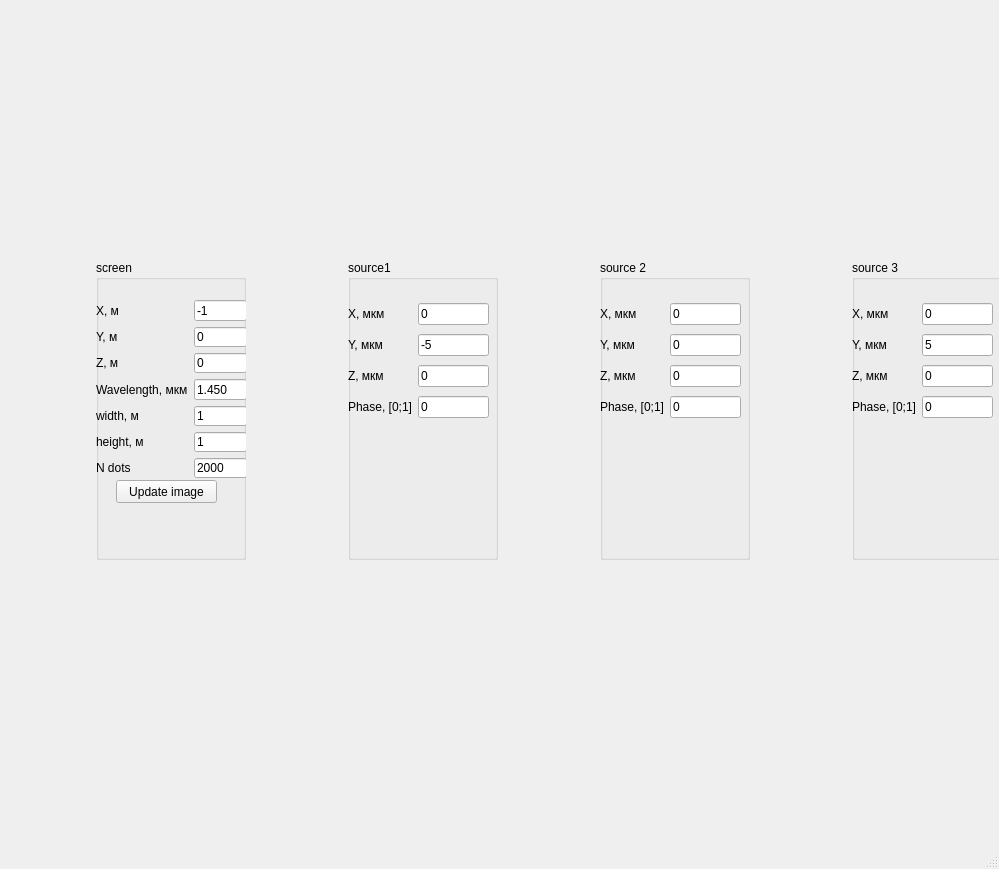
<?xml version="1.0" encoding="UTF-8"?>
<ui version="4.0">
 <class>MainWindow</class>
 <widget class="QMainWindow" name="MainWindow">
  <property name="geometry">
   <rect>
    <x>0</x>
    <y>0</y>
    <width>999</width>
    <height>869</height>
   </rect>
  </property>
  <property name="windowTitle">
   <string>MainWindow</string>
  </property>
  <widget class="QWidget" name="centralwidget">
   <widget class="QWidget" name="verticalLayoutWidget_5">
    <property name="geometry">
     <rect>
      <x>0</x>
      <y>0</y>
      <width>1101</width>
      <height>821</height>
     </rect>
    </property>
    <layout class="QVBoxLayout" name="layout1">
     <item>
      <layout class="QHBoxLayout" name="horizontalLayout_5">
       <property name="sizeConstraint">
        <enum>QLayout::SetFixedSize</enum>
       </property>
       <item>
        <widget class="QGroupBox" name="groupBox_4">
         <property name="sizePolicy">
          <sizepolicy hsizetype="Fixed" vsizetype="Fixed">
           <horstretch>0</horstretch>
           <verstretch>0</verstretch>
          </sizepolicy>
         </property>
         <property name="minimumSize">
          <size>
           <width>150</width>
           <height>300</height>
          </size>
         </property>
         <property name="title">
          <string>screen</string>
         </property>
         <widget class="QWidget" name="gridLayoutWidget">
          <property name="geometry">
           <rect>
            <x>0</x>
            <y>40</y>
            <width>151</width>
            <height>178</height>
           </rect>
          </property>
          <layout class="QGridLayout" name="gridLayout">
           <item row="1" column="0">
            <widget class="QLabel" name="label_2">
             <property name="text">
              <string>Y, м</string>
             </property>
            </widget>
           </item>
           <item row="0" column="0">
            <widget class="QLabel" name="label_4">
             <property name="text">
              <string>X, м</string>
             </property>
            </widget>
           </item>
           <item row="1" column="1">
            <widget class="QLineEdit" name="y0">
             <property name="text">
              <string>0</string>
             </property>
            </widget>
           </item>
           <item row="2" column="1">
            <widget class="QLineEdit" name="z0">
             <property name="text">
              <string>0</string>
             </property>
            </widget>
           </item>
           <item row="2" column="0">
            <widget class="QLabel" name="label">
             <property name="text">
              <string>Z, м</string>
             </property>
            </widget>
           </item>
           <item row="3" column="1">
            <widget class="QLineEdit" name="wavelength">
             <property name="text">
              <string>1.450</string>
             </property>
            </widget>
           </item>
           <item row="4" column="0">
            <widget class="QLabel" name="label_3">
             <property name="text">
              <string>width, м</string>
             </property>
            </widget>
           </item>
           <item row="6" column="0">
            <widget class="QLabel" name="label_31">
             <property name="text">
              <string>N dots</string>
             </property>
            </widget>
           </item>
           <item row="0" column="1">
            <widget class="QLineEdit" name="x0">
             <property name="text">
              <string>-1</string>
             </property>
            </widget>
           </item>
           <item row="3" column="0">
            <widget class="QLabel" name="label_30">
             <property name="text">
              <string>Wavelength, мкм</string>
             </property>
            </widget>
           </item>
           <item row="4" column="1">
            <widget class="QLineEdit" name="wh">
             <property name="text">
              <string>1</string>
             </property>
            </widget>
           </item>
           <item row="6" column="1">
            <widget class="QLineEdit" name="ndots">
             <property name="text">
              <string>2000</string>
             </property>
            </widget>
           </item>
           <item row="5" column="0">
            <widget class="QLabel" name="label_29">
             <property name="text">
              <string>height, м</string>
             </property>
            </widget>
           </item>
           <item row="5" column="1">
            <widget class="QLineEdit" name="wh_2">
             <property name="text">
              <string>1</string>
             </property>
            </widget>
           </item>
          </layout>
         </widget>
         <widget class="QPushButton" name="updateImage">
          <property name="geometry">
           <rect>
            <x>20</x>
            <y>220</y>
            <width>101</width>
            <height>23</height>
           </rect>
          </property>
          <property name="text">
           <string>Update image</string>
          </property>
         </widget>
        </widget>
       </item>
       <item>
        <widget class="QGroupBox" name="groupBox">
         <property name="sizePolicy">
          <sizepolicy hsizetype="Fixed" vsizetype="Fixed">
           <horstretch>0</horstretch>
           <verstretch>0</verstretch>
          </sizepolicy>
         </property>
         <property name="minimumSize">
          <size>
           <width>150</width>
           <height>300</height>
          </size>
         </property>
         <property name="title">
          <string>source1</string>
         </property>
         <widget class="QWidget" name="gridLayoutWidget_7">
          <property name="geometry">
           <rect>
            <x>0</x>
            <y>40</y>
            <width>141</width>
            <height>121</height>
           </rect>
          </property>
          <layout class="QGridLayout" name="gridLayout_7">
           <item row="1" column="0">
            <widget class="QLabel" name="label_25">
             <property name="text">
              <string>Y, мкм</string>
             </property>
            </widget>
           </item>
           <item row="3" column="0">
            <widget class="QLabel" name="label_26">
             <property name="text">
              <string>Phase, [0;1]</string>
             </property>
            </widget>
           </item>
           <item row="2" column="0">
            <widget class="QLabel" name="label_27">
             <property name="text">
              <string>Z, мкм</string>
             </property>
            </widget>
           </item>
           <item row="0" column="0">
            <widget class="QLabel" name="label_28">
             <property name="text">
              <string>X, мкм</string>
             </property>
            </widget>
           </item>
           <item row="2" column="1">
            <widget class="QLineEdit" name="z1">
             <property name="text">
              <string>0</string>
             </property>
            </widget>
           </item>
           <item row="1" column="1">
            <widget class="QLineEdit" name="y1">
             <property name="text">
              <string>-5</string>
             </property>
            </widget>
           </item>
           <item row="0" column="1">
            <widget class="QLineEdit" name="x1">
             <property name="text">
              <string>0</string>
             </property>
            </widget>
           </item>
           <item row="3" column="1">
            <widget class="QLineEdit" name="p1">
             <property name="text">
              <string>0</string>
             </property>
            </widget>
           </item>
          </layout>
         </widget>
        </widget>
       </item>
       <item>
        <widget class="QGroupBox" name="groupBox_3">
         <property name="sizePolicy">
          <sizepolicy hsizetype="Fixed" vsizetype="Fixed">
           <horstretch>0</horstretch>
           <verstretch>0</verstretch>
          </sizepolicy>
         </property>
         <property name="minimumSize">
          <size>
           <width>150</width>
           <height>300</height>
          </size>
         </property>
         <property name="title">
          <string>source 2</string>
         </property>
         <widget class="QWidget" name="gridLayoutWidget_5">
          <property name="geometry">
           <rect>
            <x>0</x>
            <y>40</y>
            <width>141</width>
            <height>121</height>
           </rect>
          </property>
          <layout class="QGridLayout" name="gridLayout_5">
           <item row="1" column="0">
            <widget class="QLabel" name="label_17">
             <property name="text">
              <string>Y, мкм</string>
             </property>
            </widget>
           </item>
           <item row="3" column="0">
            <widget class="QLabel" name="label_18">
             <property name="text">
              <string>Phase, [0;1]</string>
             </property>
            </widget>
           </item>
           <item row="2" column="0">
            <widget class="QLabel" name="label_19">
             <property name="text">
              <string>Z, мкм</string>
             </property>
            </widget>
           </item>
           <item row="0" column="0">
            <widget class="QLabel" name="label_20">
             <property name="text">
              <string>X, мкм</string>
             </property>
            </widget>
           </item>
           <item row="2" column="1">
            <widget class="QLineEdit" name="z2">
             <property name="text">
              <string>0</string>
             </property>
            </widget>
           </item>
           <item row="1" column="1">
            <widget class="QLineEdit" name="y2">
             <property name="text">
              <string>0</string>
             </property>
            </widget>
           </item>
           <item row="0" column="1">
            <widget class="QLineEdit" name="x2">
             <property name="text">
              <string>0</string>
             </property>
            </widget>
           </item>
           <item row="3" column="1">
            <widget class="QLineEdit" name="p2">
             <property name="text">
              <string>0</string>
             </property>
            </widget>
           </item>
          </layout>
         </widget>
        </widget>
       </item>
       <item>
        <widget class="QGroupBox" name="groupBox_2">
         <property name="sizePolicy">
          <sizepolicy hsizetype="Fixed" vsizetype="Fixed">
           <horstretch>0</horstretch>
           <verstretch>0</verstretch>
          </sizepolicy>
         </property>
         <property name="minimumSize">
          <size>
           <width>150</width>
           <height>300</height>
          </size>
         </property>
         <property name="title">
          <string>source 3</string>
         </property>
         <widget class="QWidget" name="gridLayoutWidget_4">
          <property name="geometry">
           <rect>
            <x>0</x>
            <y>40</y>
            <width>141</width>
            <height>121</height>
           </rect>
          </property>
          <layout class="QGridLayout" name="gridLayout_4">
           <item row="1" column="0">
            <widget class="QLabel" name="label_13">
             <property name="text">
              <string>Y, мкм</string>
             </property>
            </widget>
           </item>
           <item row="3" column="0">
            <widget class="QLabel" name="label_14">
             <property name="text">
              <string>Phase, [0;1]</string>
             </property>
            </widget>
           </item>
           <item row="2" column="0">
            <widget class="QLabel" name="label_15">
             <property name="text">
              <string>Z, мкм</string>
             </property>
            </widget>
           </item>
           <item row="0" column="0">
            <widget class="QLabel" name="label_16">
             <property name="text">
              <string>X, мкм</string>
             </property>
            </widget>
           </item>
           <item row="2" column="1">
            <widget class="QLineEdit" name="z3">
             <property name="text">
              <string>0</string>
             </property>
            </widget>
           </item>
           <item row="1" column="1">
            <widget class="QLineEdit" name="y3">
             <property name="text">
              <string>5</string>
             </property>
            </widget>
           </item>
           <item row="0" column="1">
            <widget class="QLineEdit" name="x3">
             <property name="text">
              <string>0</string>
             </property>
            </widget>
           </item>
           <item row="3" column="1">
            <widget class="QLineEdit" name="p3">
             <property name="text">
              <string>0</string>
             </property>
            </widget>
           </item>
          </layout>
         </widget>
        </widget>
       </item>
      </layout>
     </item>
    </layout>
   </widget>
  </widget>
  <widget class="QMenuBar" name="menubar">
   <property name="geometry">
    <rect>
     <x>0</x>
     <y>0</y>
     <width>999</width>
     <height>21</height>
    </rect>
   </property>
  </widget>
  <widget class="QStatusBar" name="statusbar"/>
 </widget>
 <resources/>
 <connections/>
</ui>
